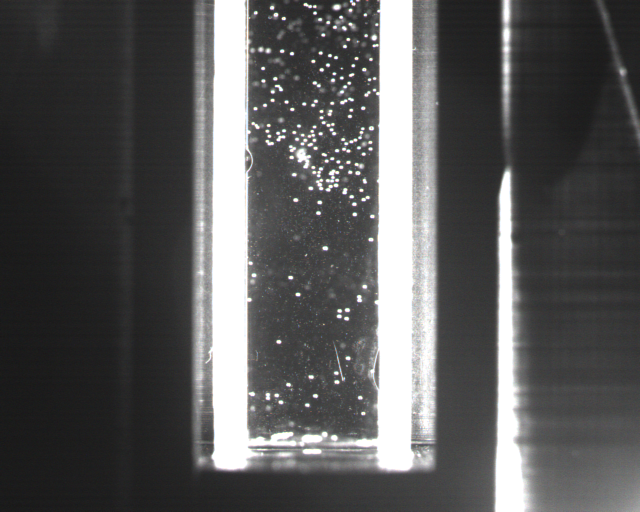
#> input picture CI_tracking/ImageSNAP_3.bmp, 1280 x 1024 px (shown at 1/2 size)
$ python Tesing_prototype_img.py
#> lines starting #> are read from the running program, lines starting #| are printed output that depends on the picture; after the words box and inside, x2 and y2 are one past the last pixel; in counts of white or black regions, pixels touching at a corner belong together
# Testing different filters to increase visibility
import cv2
import numpy as np
def getContours(img):
    contours, hierarchy = cv2.findContours(img,cv2.RETR_EXTERNAL, cv2.CHAIN_APPROX_NONE)
    for cnt in contours:
        # getting coordinates of contours
        area = cv2.contourArea(cnt)
        print(area)
        #drawing contours
        cv2.drawContours(imgContour,cnt,-1,(255,0,0),3)

def empty(a):
    pass


# [6 lines of commented-out code are left out]
cv2.namedWindow("COLORS HSV")
cv2.resizeWindow("COLORS HSV", 640, 240)
cv2.createTrackbar("Hue Min", "COLORS HSV", 0, 179,empty)
cv2.createTrackbar("Hue Max", "COLORS HSV", 179, 179,empty)
cv2.createTrackbar("Sat Min", "COLORS HSV", 0, 255,empty)
cv2.createTrackbar("Sat Max", "COLORS HSV", 255, 255,empty)
cv2.createTrackbar("Val Min", "COLORS HSV", 0, 255,empty)
cv2.createTrackbar("Val Max", "COLORS HSV", 255, 255,empty)

# Gausian blur and canny
cv2.namedWindow("Gausian and canny")
cv2.resizeWindow("Gausian and canny", 640, 240)
cv2.createTrackbar("Can value from", "Gausian and canny", 0, 1000,empty)
cv2.createTrackbar("Can value to", "Gausian and canny", 0, 1000,empty)


while True:

    img = cv2.imread("ImageSNAP_3.bmp")
#> img is the input picture: shape (1024, 1280, 3); mean B, G, R 88.1, 88.1, 88.1


    # Resizing image
    imgRes = cv2.resize(img,(800, 700))
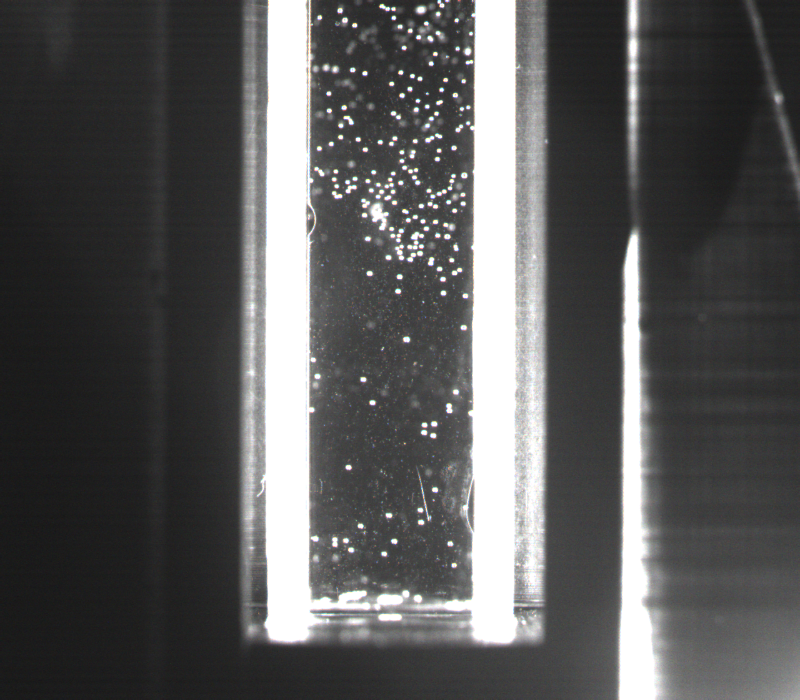
#> imgRes: shape (700, 800, 3); mean B, G, R 88, 88, 88
    print(imgRes.shape)
#| (700, 800, 3)

    # Cropping image
    imgCrop = imgRes[0:606,310:474]
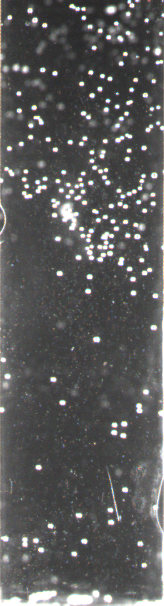
#> imgCrop: shape (606, 164, 3); mean B, G, R 89.3, 89.5, 89.6
    imgContour = imgCrop.copy()
    imgGray = cv2.cvtColor(imgCrop, cv2.COLOR_BGR2GRAY)
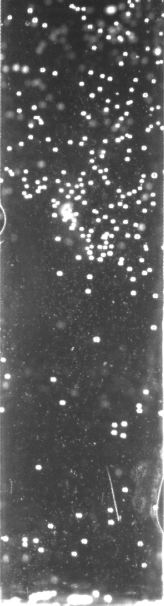
#> imgGray: shape (606, 164); min 38, max 255, mean 89.5
    # [6 lines of commented-out code are left out]
    h_min = cv2.getTrackbarPos("Hue Min", "COLORS HSV")
    h_max = cv2.getTrackbarPos("Hue Max", "COLORS HSV")
    s_min = cv2.getTrackbarPos("Sat Min", "COLORS HSV")
    s_max = cv2.getTrackbarPos("Sat Max", "COLORS HSV")
    v_min = cv2.getTrackbarPos("Val Min", "COLORS HSV")
    v_max = cv2.getTrackbarPos("Val Max", "COLORS HSV")
    print(h_min, h_max, s_min, s_max, v_min, v_max)
    imgHSV = cv2.cvtColor(imgCrop,cv2.COLOR_RGB2HSV)
#> imgHSV: shape (606, 164, 3); mean H, S, V 82, 22.6, 94.2
    lower = np.array([h_min,s_min,v_min])
    upper = np.array([h_max,s_max,v_max])
    mask = cv2.inRange(imgHSV,lower,upper)
#> mask: shape (606, 164); every value is 255

    # Testing Canny
    cannyValFrom = cv2.getTrackbarPos("Can value from", "Gausian and canny")
    cannyValTo = cv2.getTrackbarPos("Can value to", "Gausian and canny")
    blur = cv2.GaussianBlur(imgGray,(5,5),0)
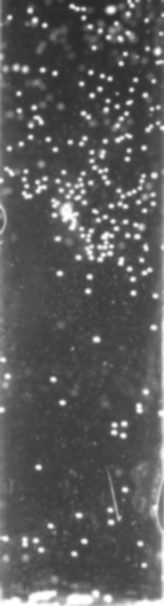
#> blur: shape (606, 164); min 41, max 255, mean 89.4
    canny = cv2.Canny(blur, cannyValFrom, cannyValTo)
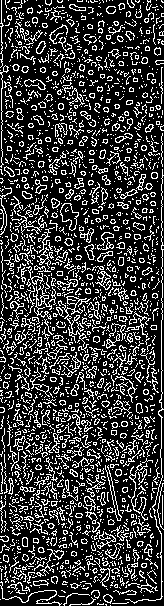
#> canny: shape (606, 164); 22.9% white in thin lines or dots
    getContours(canny)
#> in getContours, `contours, hierarchy = cv2.findContours(img,cv2.RETR_EXTERNAL, cv2.CHAI..`: contours = 2147 contours, 1997 with area under 20; largest, box (x1, y1, x2, y2) and area: (60, 203, 79, 231) 268, (58, 296, 91, 347) 167, (97, 232, 114, 250) 151, (24, 79, 46, 90) 120, (84, 244, 95, 260) 84
#> the loop in getContours, `for cnt in contours:` made 2147 passes
#> area on passes 12, 35, 42: 53.5, 24.5, 29
#| 0.0
#| 0.5
#| 1.0
#| 0.0
#| 0.0
#| 0.0
#| 0.0
#| 0.0
#> (further printed lines are left out)
#> after the loop in getContours, `for cnt in contours:`:
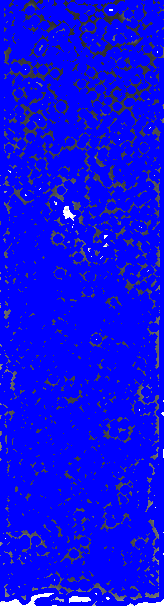
#> imgContour: shape (606, 164, 3); mean B, G, R 232.3, 10.8, 10.8

    # Testing thresh
    #gray = cv2.cvtColor(imgCrop, cv2.COLOR_BGR2GRAY)
    #(thresh, blackAndWhiteImage) = cv2.threshold(gray,196,255,cv2.THRESH_BINARY)

    #cv2.imshow("image", img)
    #cv2.imshow("imageRes", imgRes)

    cv2.imshow("imgMask", mask)
    cv2.imshow("imgCrop", imgCrop)
    cv2.imshow("imgCanny", canny)
    cv2.imshow("Contours",imgContour)

    cv2.waitKey(1)

$ run again, with CI_tracking/ImageSNAP_1.bmp copied over CI_tracking/ImageSNAP_3.bmp
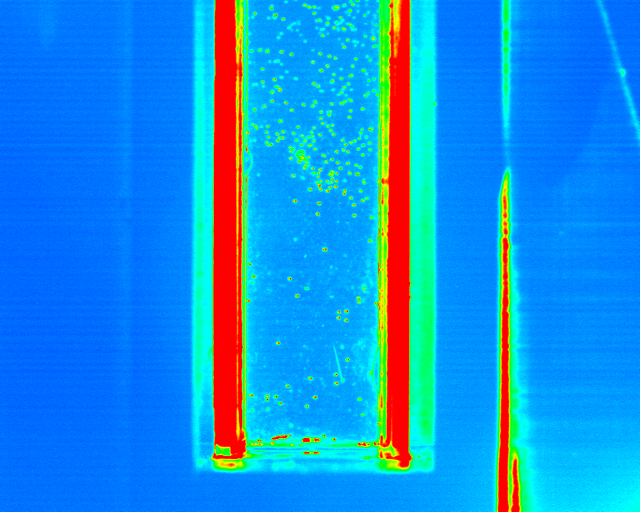
#> input picture CI_tracking/ImageSNAP_1.bmp, 1280 x 1024 px (shown at 1/2 size)
#> img is the input picture: shape (1024, 1280, 3); mean B, G, R 222.5, 144.3, 23.4
#| (700, 800, 3)
#> imgHSV: shape (606, 164, 3); mean H, S, V 23, 254.5, 254.4
#> mask: shape (606, 164); every value is 255
#> `canny = cv2.Canny(blur, cannyValFrom, cannyValTo)`:
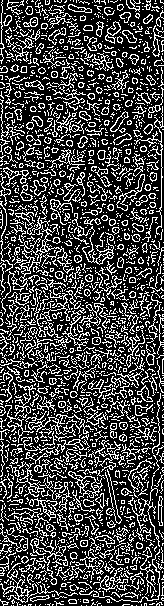
#> canny: shape (606, 164); 27.2% white in thin lines or dots
#> contours = 2099 contours, 1919 with area under 20; largest, box (x1, y1, x2, y2) and area: (1, 224, 74, 314) 392, (68, 471, 103, 499) 358, (0, 563, 78, 603) 212, (82, 232, 114, 265) 158, (105, 21, 121, 44) 139
#> the loop in getContours, `for cnt in contours:` made 2099 passes
#> area on passes 36, 47: 29.5, 55.5
#> (printed output is left out)
#> after the loop in getContours, `for cnt in contours:`:
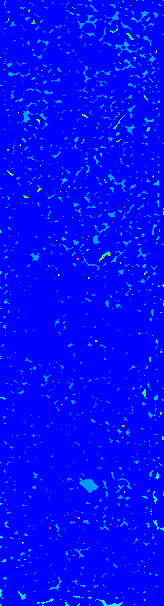
#> imgContour: shape (606, 164, 3); mean B, G, R 254.1, 9.4, 0.4
